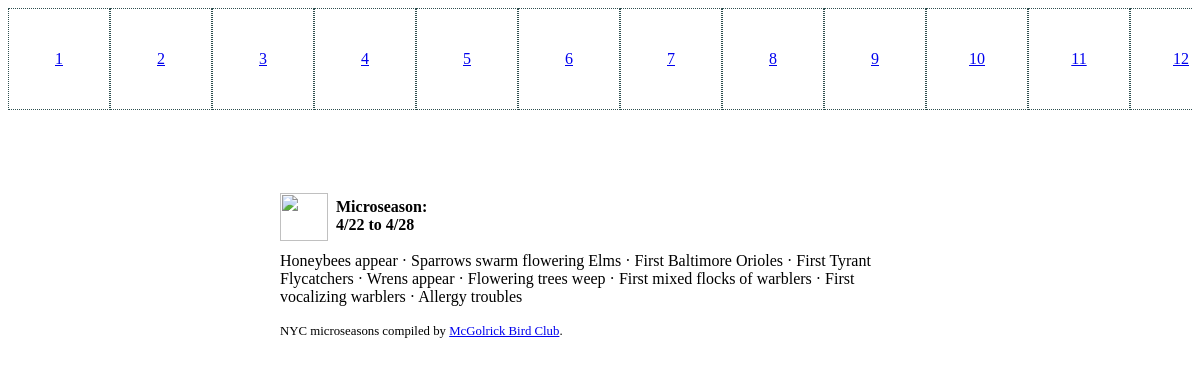
Page /3 on the committed database.
### tables this page shows
CREATE TABLE "microseasons"(
"start_date" TEXT, "end_date" TEXT, "description" TEXT);

### app.py (the view)
@app.route('/<int:id>')
def season(id=1):
    conn = get_db_connection()
    microseasons = conn.execute('SELECT rowid FROM microseasons').fetchall()
    if id==0:
        s=get_season_from_date(dt.today())
    else:
        s=get_season_from_id(id)
    season=Season(s['rowid'],s['start_date'],s['end_date'],s['description'])
    conn.close()
    image="./static/assets/img_"+str(season.id)+".jpg"
    return render_template('index.html',seasons=microseasons,season=season,image=image)

### app.py (called while the page is built)
def get_season_from_id(id):
    conn = get_db_connection()
    season = conn.execute('SELECT rowid, * FROM microseasons WHERE rowid = ?',
                        (id,)).fetchone()
    conn.close()
    if season is None:
        abort(404)
    return season

def get_db_connection():
    conn = sqlite3.connect('nyc_microseasons.db')
    conn.row_factory = sqlite3.Row
    return conn

### templates/index.html (shortened to what this page needs)
<head>
    <link rel="stylesheet" href="{{ url_for('static', filename= 'style.css') }}">
  </head>
  <body>
    <div class="navbar">
      {% for s in seasons %}
      <div class="nav-item">
      <a href="/{{s['rowid']}}">
          <p>{{ s['rowid'] }}</p>
      </a>
    </div>
  {% endfor %}
    </div>
    <div class="container">
      <div class="icon">
        <img src="{{image}}">
      </div>
      <div class="date">Microseason: <br> {{season.start_date}} to {{season.end_date}}</div></strong>
      <br>
      <div class="content">
       {{season.description}}
      </div>
      <br>
      <div id="attribution">NYC microseasons compiled by <a href="https://mcgolrickbirdclub.substack.com">McGolrick Bird Club</a>.
        </div>
     </div>
  </body>

### static/style.css (style rules this page uses)
.navbar { overflow: auto; display:flex; justify-content:flex-start; position: sticky; top: 0; left: 0; }
.nav-item { margin: 0; display:flex; justify-content:center; align-items:center; position: relative; min-width: 100px; height:100px; text-align:center; border: 0.5px DarkSlateGrey dotted; }
.container { font-family: 'Trebuchet MS',serif; padding: 2em; padding-top: 1.5em; max-width: 40em; margin: auto auto; margin-top: 5%; margin-bottom: 5%; background-repeat: no-repeat; background-size: cover; }
.icon { float:left; margin-right:0.5em; margin-bottom:0.5em; display:flex; justify-content:center; align-items:center; text-align:center; position: relative; width:3em; height:3em; }
.icon img { position: absolute; width: 100%; height: 100%; object-fit:cover; }
.date { margin-top:0.3em; font-weight:bold; }
#attribution { font-size: 0.8em; font-family:'Trebuchet MS',serif; }

### rows in the picture
microseasons: rowid "1"
microseasons: rowid "2"
microseasons: rowid "3", description "Honeybees appear · Sparrows swarm flowering Elms · First Baltimore Orioles · First Tyrant Flycatchers · Wrens appear · Flowering trees weep · First mixed flocks of warblers · First vocalizing warblers · Allergy troubles"
microseasons: rowid "4"
microseasons: rowid "5"
microseasons: rowid "6"
microseasons: rowid "7"
microseasons: rowid "8"
microseasons: rowid "9"
microseasons: rowid "10"
microseasons: rowid "11"
microseasons: rowid "12"

### other values in the picture
{{ season.start_date }} "4/22"
{{ season.end_date }} "4/28"
